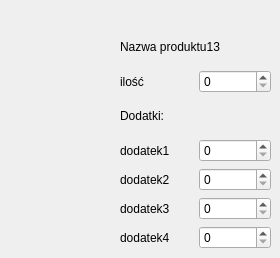
   <widget class="QWidget" name="page_13">
    <widget class="QWidget" name="layoutWidget_14">
     <property name="geometry">
      <rect>
       <x>120</x>
       <y>30</y>
       <width>151</width>
       <height>219</height>
      </rect>
     </property>
     <layout class="QVBoxLayout" name="verticalLayout_30">
      <item>
       <widget class="QLabel" name="label_204">
        <property name="text">
         <string>Nazwa produktu13</string>
        </property>
       </widget>
      </item>
      <item>
       <layout class="QHBoxLayout" name="horizontalLayout_146">
        <item>
         <widget class="QLabel" name="label_205">
          <property name="text">
           <string>ilość</string>
          </property>
         </widget>
        </item>
        <item>
         <widget class="QSpinBox" name="spinBox_146"/>
        </item>
       </layout>
      </item>
      <item>
       <widget class="QLabel" name="label_206">
        <property name="text">
         <string>Dodatki:</string>
        </property>
       </widget>
      </item>
      <item>
       <layout class="QHBoxLayout" name="horizontalLayout_147">
        <item>
         <widget class="QLabel" name="label_207">
          <property name="text">
           <string>dodatek1</string>
          </property>
         </widget>
        </item>
        <item>
         <widget class="QSpinBox" name="spinBox_147"/>
        </item>
       </layout>
      </item>
      <item>
       <layout class="QHBoxLayout" name="horizontalLayout_148">
        <item>
         <widget class="QLabel" name="label_208">
          <property name="text">
           <string>dodatek2</string>
          </property>
         </widget>
        </item>
        <item>
         <widget class="QSpinBox" name="spinBox_148"/>
        </item>
       </layout>
      </item>
      <item>
       <layout class="QHBoxLayout" name="horizontalLayout_149">
        <item>
         <widget class="QLabel" name="label_209">
          <property name="text">
           <string>dodatek3</string>
          </property>
         </widget>
        </item>
        <item>
         <widget class="QSpinBox" name="spinBox_149"/>
        </item>
       </layout>
      </item>
      <item>
       <layout class="QHBoxLayout" name="horizontalLayout_150">
        <item>
         <widget class="QLabel" name="label_210">
          <property name="text">
           <string>dodatek4</string>
          </property>
         </widget>
        </item>
        <item>
         <widget class="QSpinBox" name="spinBox_150"/>
        </item>
       </layout>
      </item>
     </layout>
    </widget>
   </widget>
